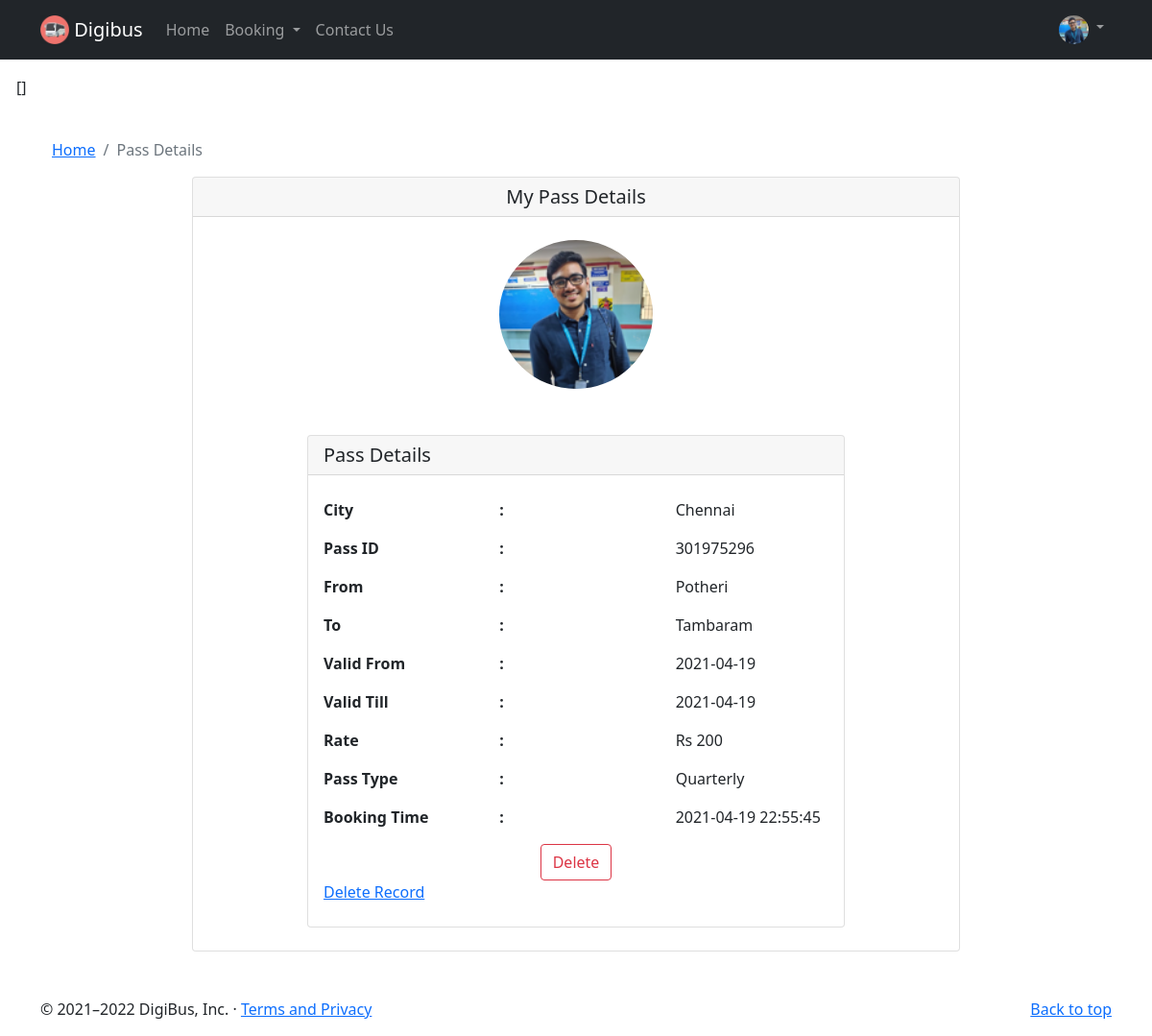
Page /viewpass (signed in) on the earlier database version.
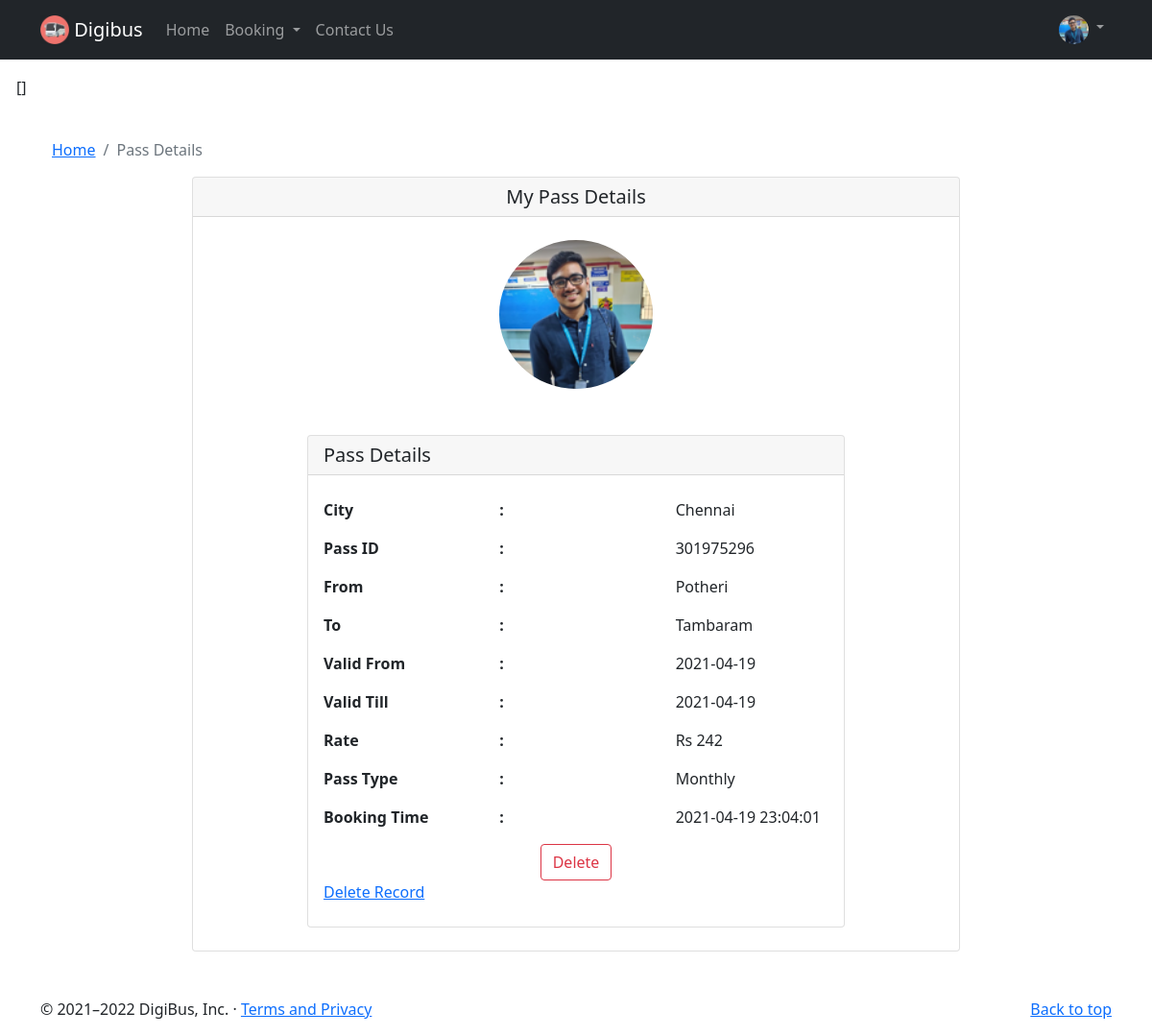
Same page on the later database version.
### flaskblog/models.py (models this page shows, shortened)
class Pass(db.Model):
    id = db.Column(db.Integer, primary_key=True)
    city = db.Column(db.String(100), nullable=False)
    source = db.Column(db.String(100), nullable=False)
    dest = db.Column(db.String(100), nullable=False)
    date = db.Column(db.DateTime, nullable=False, default=datetime.utcnow)
    price = db.Column(db.Integer, nullable=False, default=200)
    pass_type = db.Column(db.String(100), nullable=False)
    booking_date = db.Column(db.DateTime, default=datetime.now)
    user_id = db.Column(db.Integer, db.ForeignKey('user.id'), nullable=False)

### flaskblog/routes.py (the view)
@app.route('/viewpass')
@login_required
def viewpass():
    user = User.query.get(current_user.id)
    user_pass = Pass.query.filter_by(user_id=user.id).all()
    if user_pass:
        flash(Pass.query.filter_by(id=4).all())
        image_file = url_for('static', filename='profile_pics/' + current_user.image_file)
        return render_template('viewpass.html', title='Pass Details', image_file=image_file,pass_det=user_pass,user_id=User.query.get(current_user.id).id, Pass = Pass)
    else:
        flash('No Passes Booked', 'danger')
        image_file = url_for('static', filename='profile_pics/' + current_user.image_file)
        return render_template('viewpass.html', title='Pass Details', image_file=image_file,pass_det=[])
    return render_template('viewpass.html', title='Pass Details', image_file=image_file,pass_det=[], Pass=Pass)

### flaskblog/models.py (called while the page is built)
@login_manager.user_loader
def load_user(user_id):
    return User.query.get(int(user_id))

### flaskblog/templates/viewpass.html
{% extends "layout1.html" %}
{% block content %}
<div class="container">
  <div class="mt-4">
    <nav aria-label="breadcrumb">
        <ol class="breadcrumb">
            <li class="breadcrumb-item"><a href="{{ url_for('home') }}">Home</a></li>
            <li class="breadcrumb-item active" aria-current="page">Pass Details</li>
        </ol>
    </nav>
  </div>
    <div class="card mx-auto" style="width: 50rem;">
      <h5 class="card-header text-center">My Pass Details</h5>
      <img src="{{ image_file }}" class="rounded-circle account-img mx-auto my-4" style="width: 10rem;">
      {% if pass_det %}
        {% for pass in pass_det %}
          <div class="card mx-auto my-4" style="width: 35rem;">
            <h5 class="card-header text-left">Pass Details</h5>
            <div class="card-body my-2">
              <div class="row">
                <div class="col-sm">
                  <p class="fw-bold">City</p>
                  <p class="fw-bold">Pass ID</p>
                  <p class="fw-bold">From</p>
                  <p class="fw-bold">To</p>
                  <p class="fw-bold">Valid From</p>
                  <p class="fw-bold">Valid Till</p>
                  <p class="fw-bold">Rate</p>
                  <p class="fw-bold">Pass Type</p>
                  <p class="fw-bold">Booking Time</p>
                </div>
                <div class="col-sm">
                  <p class="fw-bold">:</p>
                  <p class="fw-bold">:</p>
                  <p class="fw-bold">:</p>
                  <p class="fw-bold">:</p>
                  <p class="fw-bold">:</p>
                  <p class="fw-bold">:</p>
                  <p class="fw-bold">:</p>
                  <p class="fw-bold">:</p>
                  <p class="fw-bold">:</p>
                </div>
                <div class="col-sm">
                  <p class="fw-normal">{{ pass.city }}</p>
                  <p class="fw-normal">{{ pass.id + 301975291 + user_id }}</p>
                  <p class="fw-normal">{{ pass.source }}</p>
                  <p class="fw-normal">{{ pass.dest }}</p>
                  <p class="fw-normal">{{ pass.date.date() }}</p>
                  <p class="fw-normal">{{ pass.date.date() }}</p>
                  <p class="fw-normal">Rs {{ pass.price }}</p>
                  <p class="fw-normal">{{ pass.pass_type }}</p>
                  <p class="fw-normal">{{ pass.booking_date.strftime("%Y-%m-%d %H:%M:%S") }}</p>
                </div>
                <div class="text-center"><a href="/delete/{{ pass.id }}" onclick="return confirm('Are you sure?')"><button class="btn btn-outline-danger">Delete</button></a></div>
                <a href="/delete/{{ pass.id }}" onclick="return confirm('Are you sure? Amount will be added to your DigiBus Wallet')" >Delete Record</a>
              </div>
            </div>
          </div>
        {% endfor %}
      {% endif %}
    </div>
</div>
{% endblock content %}

### flaskblog/templates/layout1.html (shortened to what this page needs)
<!doctype html>
<html lang="en">
<head>
    <link href="https://cdn.jsdelivr.net/npm/bootstrap@5.0.0-beta2/dist/css/bootstrap.min.css" rel="stylesheet"
>
    <link rel="stylesheet" type="text/css" herf="{{ url_for('static', filename='main.css') }}">
</head>
<body>
    <nav class="navbar navbar-expand-lg navbar-dark bg-dark fixed-top">
        <div class="container">
            <a class="navbar-brand mr-4" href="{{ url_for('home') }}">
                <img src="{{ url_for('static', filename='logo2.png') }}" alt="" width="" height="30" class="d-inline-block align-top">
                Digibus
            </a>
            <div class="collapse navbar-collapse" id="navbarSupportedContent">
                <ul class="navbar-nav me-auto mb-2 mb-lg-0">
                    <li class="nav-item">
                        <a class="nav-link" aria-current="page" href="{{ url_for('home') }}">Home</a>
                    </li>
                    <li class="nav-item dropdown">
                        <a class="nav-link dropdown-toggle" href="#" id="navbarDropdown" role="button"
                            data-bs-toggle="dropdown" aria-expanded="false">
                            Booking
                        </a>
                    </li>
                    <li class="nav-item">
                        <a class="nav-link" href="{{ url_for('contact') }}">Contact Us</a>
                    </li>
                </ul>
                <div class="navbar-nav">
                    {% if current_user.is_authenticated %}
                    <li class="nav-item dropdown">
                            <a class="nav-link dropdown-toggle" href="#" id="navbarDropdown" role="button"
                                data-bs-toggle="dropdown" aria-expanded="false">
                                <img src="{{ image_file }}" height="30" class="rounded-circle d-inline-block align-top">
                            </a>
                        </li>
                    {% else %}
                        <div class="my-1">
                            <a href="{{ url_for('login') }}"><button class="btn btn-outline-success mx-2">Login</button></a>
                            <a href="{{ url_for('signup') }}"><button class="btn btn-outline-success">SignUp</button></a>
                        </div>
                    {% endif %}
                </div>
            </div>
        </div>
    </nav>
    <main role="main" class="">
        <div class="row">
            <div class="col-md">
                {% with messages = get_flashed_messages(with_categories=true) %}
                {% if messages %}
                {% for category, message in messages %}
                <div class="alert alert-{{ category }}">
                    {{ message }}
                </div>
                {% endfor %}
                {% endif %}
                {% endwith %}
                {% block content %}{% endblock %}
            </div>
        </div>
    </main>
    <footer class="container mt-5">
        <p class="float-end"><a href="#">Back to top</a></p>
        <p>© 2021–2022 DigiBus, Inc. · <a href="{{ url_for('terms_privacy') }}">Terms and Privacy</a></p>
    </footer>
</body>
</html>

### flaskblog/templates/layout1.html (style rules this page uses)
body { padding-top: 62px; }

Differences in the rows shown:
changed Pass "Chennai": price "200" → "242"; pass_type "Quarterly" → "Monthly"; booking_date "2021-04-19 22:55:45" → "2021-04-19 23:04:01"
